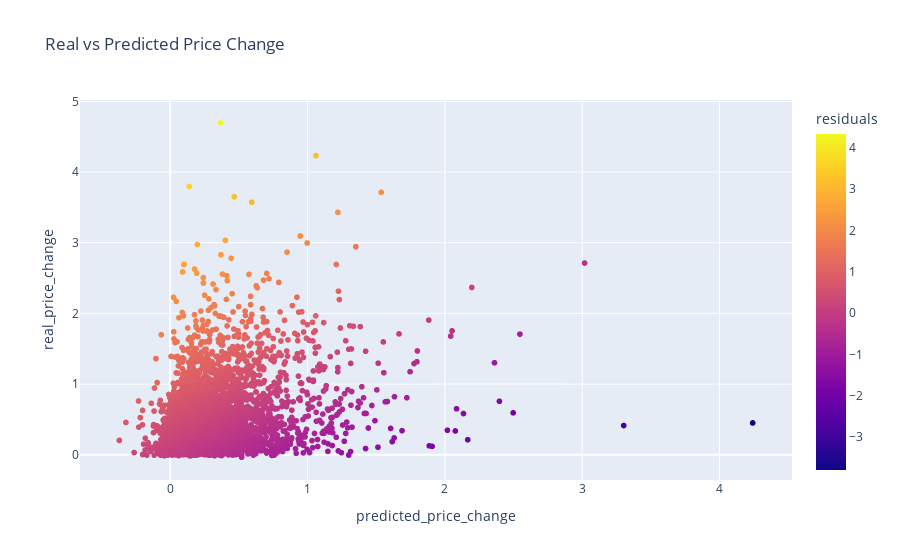

Notebook cell for this chart:
### Code cell
fig = px.scatter(
    df.loc[df['upside_threshold_prediction'] == 1], x='predicted_price_change', y='real_price_change',color='residuals',
    title='Real vs Predicted Price Change',hover_data=['symbol']
                 )
fig.show()

### Figure 1 — Plotly figure (JSON) as saved in the notebook; plotly's stock layout.template omitted (floating-point values rounded to 4 significant figures; data arrays with more than 128 entries replaced by an {"elided": "..."} marker saying what was removed)
{"data": [{"customdata": {"elided": "3994x1 str values"}, "hovertemplate": "predicted_price_change=%{x}<br>real_price_change=%{y}<br>symbol=%{customdata[0]}<br>residuals=%{marker.color}<extra></extra>", "legendgroup": "", "marker": {"color": {"elided": "3994 float values"}, "coloraxis": "coloraxis", "symbol": "circle"}, "mode": "markers", "name": "", "showlegend": false, "type": "scattergl", "x": {"elided": "3994 float values"}, "xaxis": "x", "y": {"elided": "3994 float values"}, "yaxis": "y"}], "layout": {"coloraxis": {"colorbar": {"title": {"text": "residuals"}}, "colorscale": [[0, "#0d0887"], [0.1111, "#46039f"], [0.2222, "#7201a8"], [0.3333, "#9c179e"], [0.4444, "#bd3786"], [0.5556, "#d8576b"], [0.6667, "#ed7953"], [0.7778, "#fb9f3a"], [0.8889, "#fdca26"], [1, "#f0f921"]]}, "legend": {"tracegroupgap": 0}, "title": {"text": "Real vs Predicted Price Change"}, "xaxis": {"anchor": "y", "domain": [0, 1], "title": {"text": "predicted_price_change"}}, "yaxis": {"anchor": "x", "domain": [0, 1], "title": {"text": "real_price_change"}}}}
